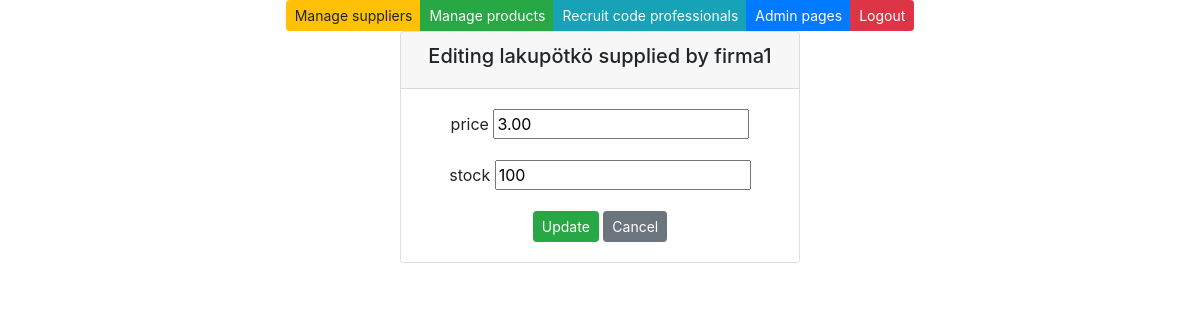
The app's page /edit-product-get/1/ (signed in) with its own data.
### app/models.py (models this page shows, shortened)
class Product(models.Model):
    productname = models.CharField(max_length = 20, default="laku")
    packagesize = models.CharField(max_length = 20, default=3)
    unitprice = models.DecimalField(max_digits = 8, decimal_places = 2, default=1.00)
    unitsinstock = models.IntegerField(default=3)
    supplier = models.ForeignKey(Supplier, on_delete=models.CASCADE)

class Supplier(models.Model):
    companyname = models.CharField(max_length = 50, default="firma")
    contactname = models.CharField(max_length = 50, default="firma")
    address = models.CharField(max_length = 100, default="firma")
    phone = models.CharField(max_length = 20, default="firma")
    email = models.CharField(max_length = 50, default="firma")
    country = models.CharField(max_length = 50, default="firma")

### app/views.py (the view)
# urls.py: path('edit-product-get/<int:id>/', edit_product_get),
def edit_product_get(request, id):
    if not request.user.is_authenticated:
        return render(request, 'loginpage.html')
    else:
        product = Product.objects.get(id = id)
        context = {'product': product}
        return render (request,"edit_product.html",context)

### app/templates/edit_product.html (shortened to what this page needs)
{% extends 'index.html' %}
{% block content %}
<div class="card" style="width: 25rem;">
    <div class="card-header">
        <h5>Editing {{product.productname}} supplied by {{product.supplier.companyname}}</h5>
    </div>
    <div class="card-body">
        <form method="post" action="/edit-product-post/{{product.id}}/">
            <div class="form-group">
                <label>price</label>
                <input type="number" step=".01" name="unitprice" value={{product.unitprice}}>
            </div>
            <div class="form-group">
                <label>stock</label>
                <input type="number" name="unitsinstock" value={{product.unitsinstock}}>
            </div>
            <input type="submit" value="Update" class="btn btn-success btn-sm">
            <input type="button" onclick="window.location.href='/products'" id="hide-btn"
                class="btn btn-secondary btn-sm" value="Cancel">
        </form>
    </div>
</div>
{% endblock %}

### records on screen
Product: productname "lakupötkö", supplier.companyname "firma1", unitprice "3.00", unitsinstock "100"
